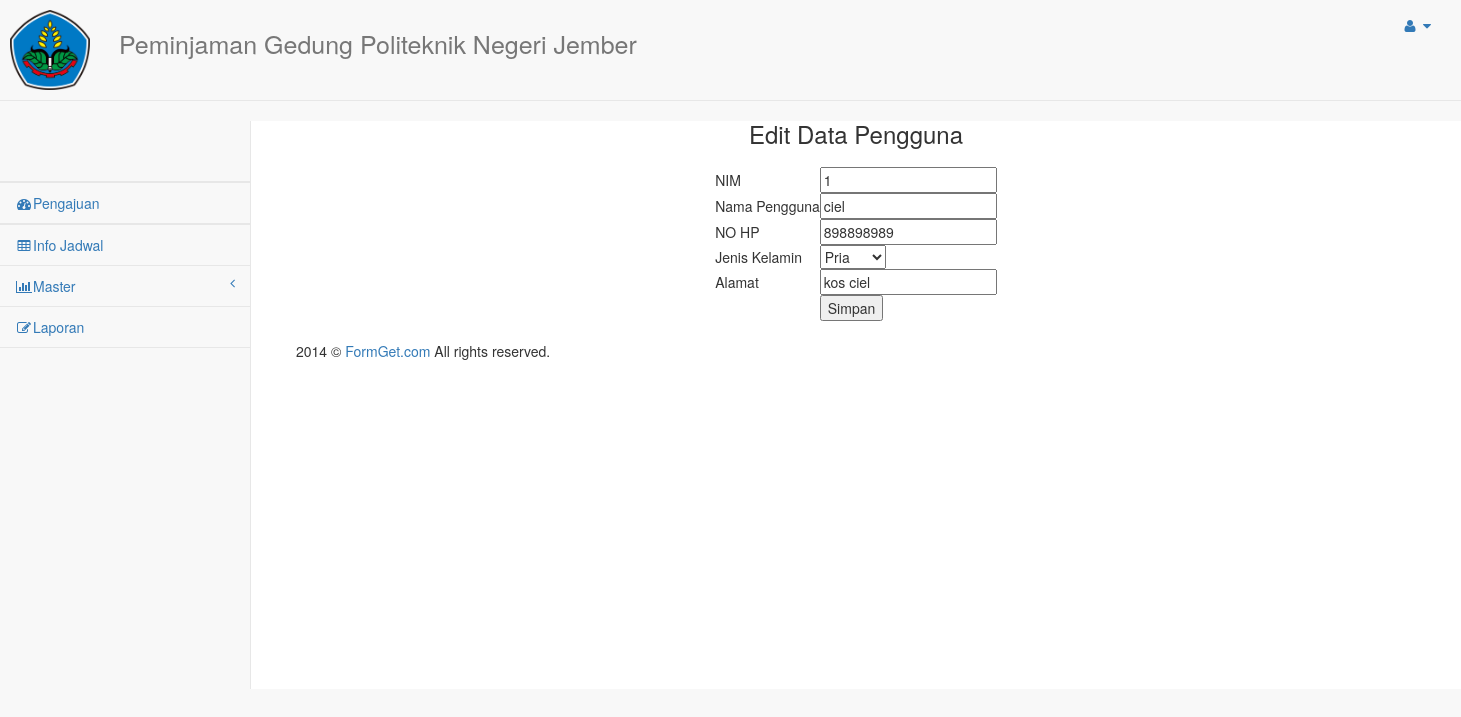
/master/edit/1, run on the app's committed database.
### tables this page shows
CREATE TABLE `pengguna` (
  `NIM` varchar(12) NOT NULL,
  `nama_pengguna` varchar(30) NOT NULL,
  `noHp_pengguna` char(12) DEFAULT NULL,
  `jk_pengguna` varchar(6) NOT NULL,
  `password` varchar(15) NOT NULL,
  `alamat_pengguna` tinytext NOT NULL
);

### application/controllers/master.php (called while the page is built, shortened)
<?php
class master extends CI_Controller{
	function __construct(){
		$this->load->helper(array('url'));
		$this->load->model('master_model');
		$this->load->view('home/headerm');
	}
 	 function edit(){
 	 	$id = $this->uri->segment(3);
		$data['ci'] = $this->master_model->get_data_edit($id);
		$data['id'] = $id;
		$this->load->view('master/edit_pengguna',$data);
	}
}
?>

### index.php (called while the page is built, shortened)
<?php
require_once BASEPATH.'core/CodeIgniter.php';

### application/models/master_model.php (called while the page is built, shortened)
<?php
class master_model extends CI_Model{
	function get_data_edit($id){
		$query = $this->db->query("SELECT * FROM pengguna where NIM = '$id'");
		return $query->result();
	}
	}
?>

### application/views/master/edit_pengguna.php (the view, shortened to what this page needs)
<!DOCTYPE html>
<html>
<head>
</head>
<body>
	<center>
		<h3>Edit Data Pengguna</h3>
	</center>
	<?php foreach($ci as $row){ ?>
	<form action="<?php echo base_url(). 'master/update/'.$id; ?>" method="post">
		<table style="margin:20px auto;">
		<tr>
				<td>NIM</td>
				<td>
					<input type="varchar" name="NIM" value="<?php echo $row->NIM ?>" readonly>
				</td>
		</tr>
			<tr>
				<td>Nama Pengguna</td>
				<td>
					<input type="char" name="nama_pengguna" value="<?php echo $row->nama_pengguna ?>" readonly>
				</td>
			</tr>
			<tr>
				<td>NO HP</td>
				<td><input type="char" name="noHp_pengguna" value="<?php echo $row->noHp_pengguna ?>"></td>
			</tr>
			<tr>
				<td>Jenis Kelamin</td>
				<td><select name="jk_pengguna">
                <option value="pria">Pria</option>
                <option value="wanita">Wanita</option></select></td>
			</tr>
			<tr>
				<td>Alamat</td>
				<td><input type="varchar" name="alamat_pengguna" value="<?php echo $row->alamat_pengguna ?>"></td>
			</tr>
			<tr>
				<td></td>
				<td><input type="submit" value="Simpan"></td>
			</tr>
		</table>
	</form>
	<?php } ?>
</body>
<footer>
    <div id="footer_bottom" class="footer-bottom footer">
<div class="container">
<div class="row">
<div class="col-md-12">
<div class="copyright">2014 © <a href="#">FormGet.com</a> All rights reserved.</div>
</div>
</div>
</div>
      </footer>
</html>

### data on the page
pengguna: NIM "1", nama_pengguna "ciel", noHp_pengguna "898898989", alamat_pengguna "kos ciel"
